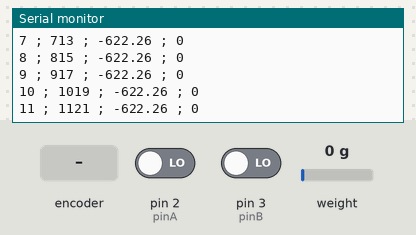
Bench run of a sketch on a simulated Arduino Uno, built with avr-gcc and run on an emulated ATmega328P. Shown: the last lines printed to the serial monitor. The inputs (shaded band) are chosen by the test bench; at power-on: weight on the scale 0 g, pin 2 (pinA) LOW, pin 3 (pinB) LOW.

Above: at 1.2 s.
1.3 s: weight on the scale set to 100 g
At 1.34 s:
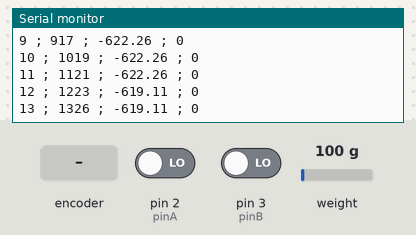
4.3 s: rotary encoder on pin 2 (pinA) / pin 3 (pinB) turned 1 step (first pin leading)
At 4.41 s:
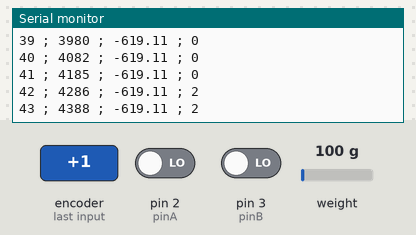
7.5 s: weight on the scale set to 1250 g
At 7.57 s:
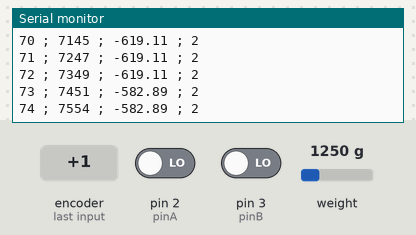
10.5 s: rotary encoder on pin 2 (pinA) / pin 3 (pinB) turned 1 step (first pin leading)
Timing chart, 0 to 13.5 s (numbered marks = the images above; inputs shaded):
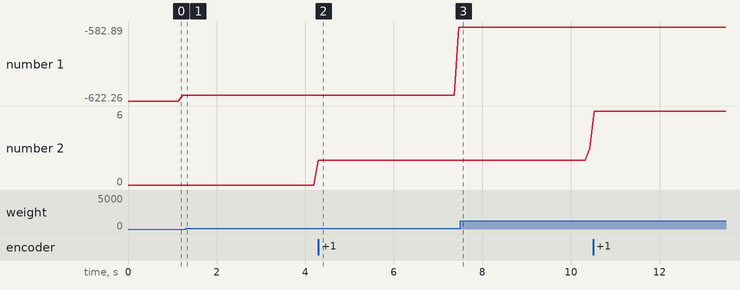

The sketch:

readLoadDisplacement_50Kg.ino
```cpp
// This code used the Q2HX711 library which is available on
// github : https://github.com/queuetue/Q2-HX711-Arduino-Library
// This library has a simple Arduino driver for the HX711 ADC,
// a low-cost strain gauge amplifier easily available online.
// Ardiuno connection diagrams for ADC and linear scale can be found
// online. I will include it later.
// The user has to calibrate his loadcell and determine the coefficients
// for the equation calculating load_N. I had used a setup for the loadcell
// to be tested on an instron machine. This sketch is for a 50Kg loadcell and
// a linear scale with a range of 300 mm.

#include <Q2HX711.h>

const byte hx711_data_pin = 6;
const byte hx711_clock_pin = 4;
int t = 0;
int interval = 1;
float Load_N = 0.0;

// now for linear scale
const int pinA = 2, pinB = 3, phaseLookup[] = {0,-1,1,-1,1,0,-1,-1,-1,1,0,1,1,1,-1,0};

volatile bool A = false, B = false;//, updated = false;
volatile int counter = 0, phase = 0;

Q2HX711 hx711(hx711_data_pin, hx711_clock_pin);

void setup() {
  Serial.begin(9600);
  pinMode(pinA, INPUT);
  pinMode(pinB, INPUT);

  attachInterrupt(digitalPinToInterrupt(pinA), trig, CHANGE);
  attachInterrupt(digitalPinToInterrupt(pinB), trig, CHANGE);

}
//Serial.println("Loadcell data for sample ");
//Serial.println("time interval is %d",interval);
void loop() {
//  t = millis();
//  t = t/100;
  Serial.print(t);
  Serial.print(" ; ");
  Serial.print(millis());
  Serial.print(" ; ");
  Load_N = 0.0075*(hx711.read()/100.0)-622.26;
  Serial.print(Load_N);
  Serial.print(" ; ");
  Serial.println(String(counter));
  delay(interval);
  t++;
}

void trig()
{
  A = digitalRead(pinA);
  B = digitalRead(pinB);

  phase <<= 1;
  phase |= A;
  phase <<= 1;
  phase |= B;
  phase &= 0xF;

  counter += phaseLookup[phase];
}


//  Serial.begin(115200);
```

Measured:
- after the input at 1.3 s, the serial monitor: prints a new line at once (image 1)
- after the input at 4.3 s, the serial monitor: prints a new line after 0.10 s (image 2)
- after the input at 7.5 s, the serial monitor: prints a new line after 0.07 s (image 3)
- plotted number 1: -619.11 → -582.89 after the input at 4.3 s
- plotted number 2: 2 → 3 after the input at 7.5 s
